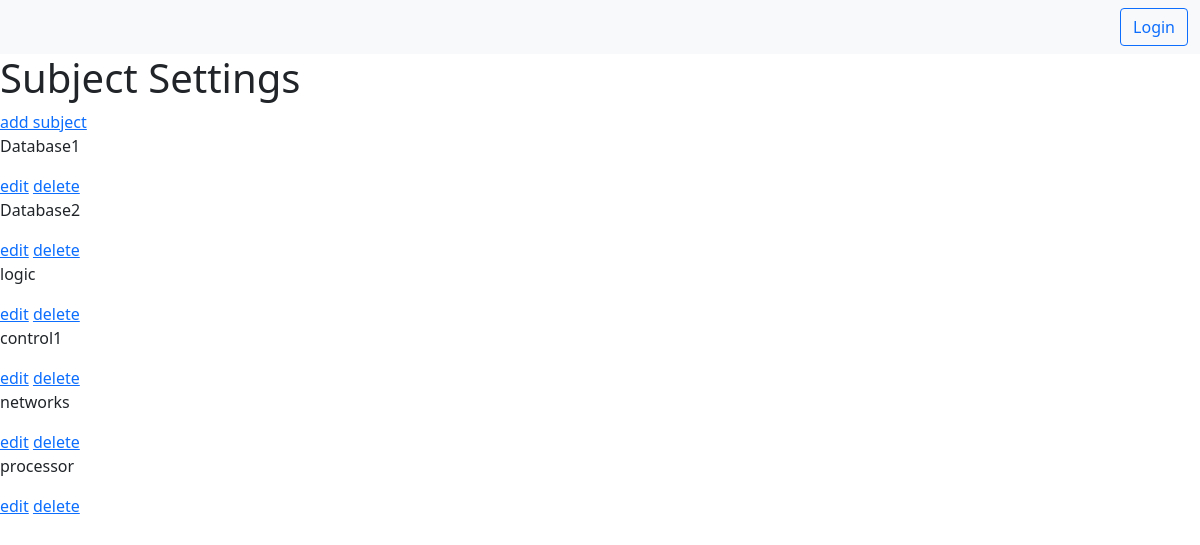
The app's page /settings/subject-settings, older data.
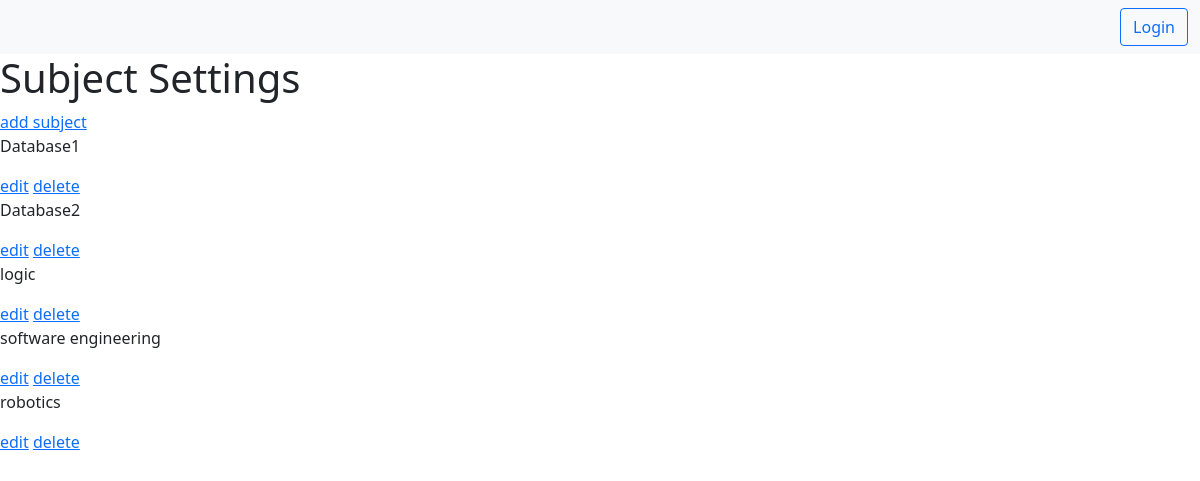
The same page, newer data.
### subjects/models.py (models this page shows, shortened)
class Subject(models.Model):
    subject_name = models.CharField(max_length=100)
    description = models.TextField(max_length=1000)
    doctor_name = models.ForeignKey(Doctor,related_name='doc', on_delete=models.CASCADE, null=True,blank=True)
    doctor_username = models.CharField(max_length=100 ,unique=False)
    department = models.ForeignKey(Department,related_name='depart', on_delete=models.CASCADE,null=True,blank=True)
    grade = models.ForeignKey(Grade,related_name='gra', on_delete=models.CASCADE, null=True,blank=True)
    branch = models.ForeignKey(Branch,related_name='bra', on_delete=models.CASCADE, null=True,blank=True)

### settings/views.py (the view)
# urls.py: path("subject-settings", SubjectList.as_view(), name="subject-settings"),
class SubjectList(ListView):
    model = Subject
    context_object_name = 'subjects'
    template_name = 'settings/subject-settings.html'

### settings/templates/settings/subject-settings.html
{% extends 'base2.html' %}
{% load static %}
{% block body %}
<h1>Subject Settings</h1>
<a href="{% url 'settings:subject-create' %}">add subject</a>
{% for subject in subjects %}
    <div>
        <p>{{subject.subject_name}}</p>
        <a href="{% url 'settings:subject-edit' subject.id %}">edit</a>
        <a href="{% url 'settings:subject-delete' subject.id %}">delete</a>
    </div>
{% endfor %}
{% endblock body %}

### templates/base2.html (shortened to what this page needs)
{% load static %}
<!doctype html>
<html lang="en">
<head>
    <link rel="stylesheet" href="{% static 'css/bootstrap.min.css' %}">
    <link rel="stylesheet" href="https://cdn.jsdelivr.net/npm/bootstrap-icons@1.6.0/font/bootstrap-icons.css">
    <link rel="stylesheet" href="{% static 'css/style.css' %}">
</head>
<body>
    <nav class="navbar navbar-expand-lg navbar-light bg-light">
        <div class="container-fluid">
            <div class="collapse navbar-collapse" id="navbarSupportedContent">
                <form class="d-flex">
                    {% if request.user.is_authenticated %}
                        <a class="nav-link active" aria-current="page"
                            href="{% url 'accounts:subjects' %}">Subjects</a>
                        <a class="nav-link active" aria-current="page"
                            href="{% url 'about:list' %}">Home</a>
                        <a class="nav-link active" aria-current="page"
                            href="https://kfs.edu.eg/engineering/index.aspx">About</a>
                        <a href="{% url 'accounts:logout' %}" class="btn btn-outline-primary">Logout</a>
                    {% else %}
                        <a href="{% url 'accounts:login' %}" class="btn btn-outline-primary">Login</a>
                    {% endif %}
                </form>
            </div>
        </div>
    </nav>
    {% block body %}
    {% endblock body %}
</body>
</html>

### static/css/style.css (style rules this page uses)
body { background-color:#ffffff }

Row changes from the older to the newer data that the page shows:
removed Subject: subject_name "control1"
removed Subject: subject_name "networks"
removed Subject: subject_name "processor"
added Subject: subject_name "software engineering"
added Subject: subject_name "robotics"
